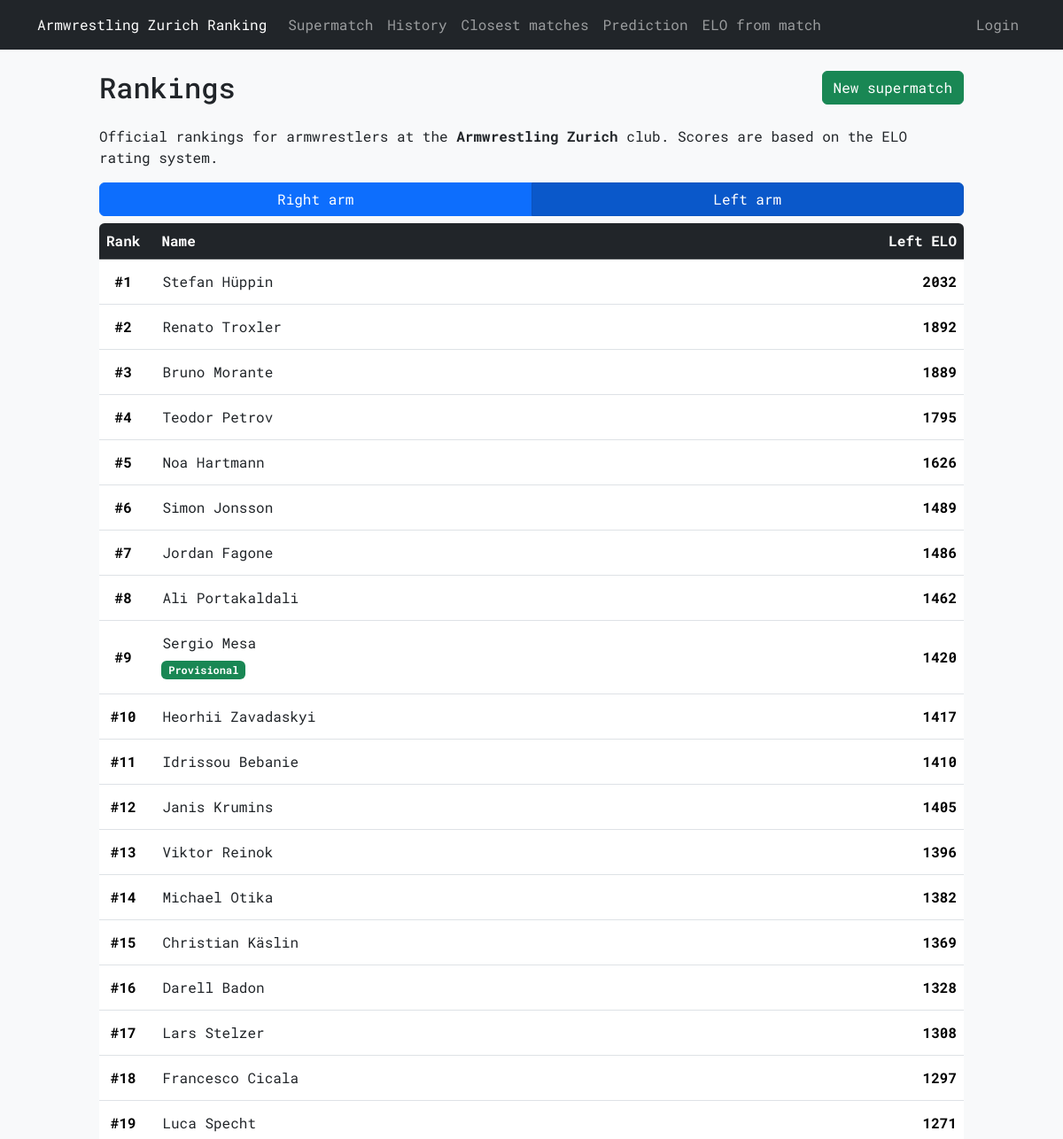
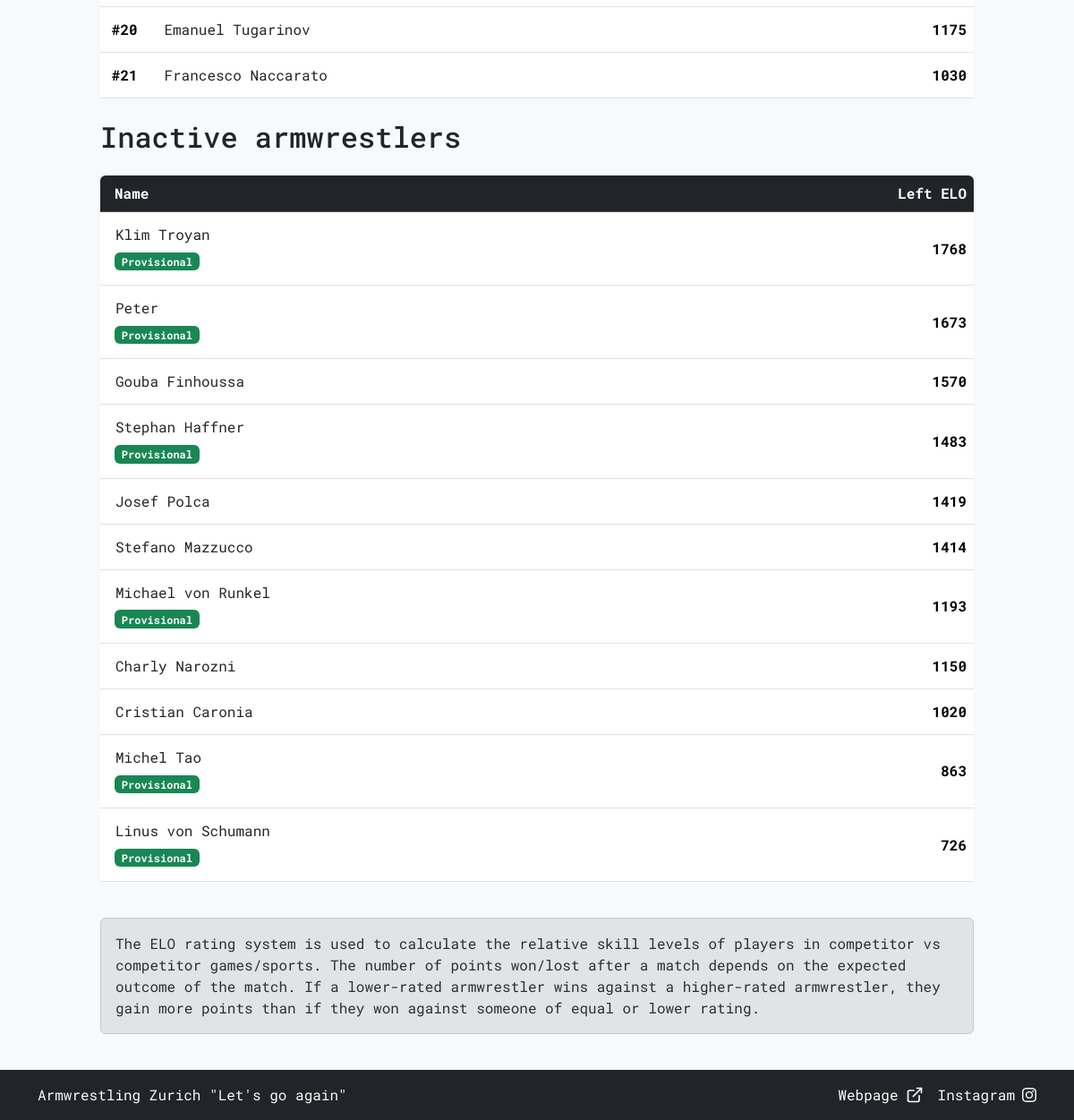
The app's page /left with its own data (2 pictures, top to bottom).
### tables this page shows
CREATE TABLE "armwrestlers" (
    id INTEGER PRIMARY KEY AUTOINCREMENT,
    name TEXT NOT NULL UNIQUE,
    right_elo INTEGER NOT NULL,
    left_elo INTEGER NOT NULL,
    right_rank INTEGER,
    left_rank INTEGER,
    added_by TEXT NOT NULL,
    last_edited_by TEXT, hidden INTEGER NOT NULL DEFAULT 0, active INTEGER NOT NULL DEFAULT 1,
    FOREIGN KEY (added_by) REFERENCES users(username)
);

CREATE TABLE "armwrestler_badges" (
    armwrestler_id INTEGER NOT NULL,
    badge_id INTEGER NOT NULL,
    arm TEXT NOT NULL CHECK (arm IN ('right', 'left')),
    assigned_date DATE NOT NULL DEFAULT CURRENT_TIMESTAMP,
    assigned_by TEXT,
    PRIMARY KEY (armwrestler_id, badge_id, arm),
    FOREIGN KEY (armwrestler_id) REFERENCES armwrestlers(id) ON DELETE CASCADE,
    FOREIGN KEY (badge_id) REFERENCES badges(id) ON DELETE CASCADE
);

CREATE TABLE "badges" (
    id INTEGER PRIMARY KEY AUTOINCREMENT,
    name TEXT NOT NULL UNIQUE,
    color TEXT NOT NULL
);

### armelo_app.py (the view)
@app.route("/")
@app.route("/<any(right, left):arm>")
def ranking(arm='right'):
    rank_column = 'right_rank' if arm == 'right' else 'left_rank'
    elo_column = 'right_elo' if arm == 'right' else 'left_elo'
    current_user = session.get('username', None)
    update_ranks()
    active_armwrestlers = db_execute('''
        SELECT {0} AS rank, id, name, {1} AS elo FROM armwrestlers
        WHERE active AND NOT hidden ORDER BY rank ASC
    '''.format(rank_column, elo_column))
    inactive_armwrestlers = db_execute('''
        SELECT id, name, {0} AS elo FROM armwrestlers
        WHERE NOT active AND NOT hidden ORDER BY elo DESC
    '''.format(elo_column))
    badge_data = db_execute('''
        SELECT armwrestler_badges.armwrestler_id, badges.name, badges.color
        FROM armwrestler_badges
        JOIN badges ON armwrestler_badges.badge_id = badges.id
        WHERE armwrestler_badges.arm = ?
    ''', arm)
    armwrestler_badges_dict = {}
    for badge in badge_data:
        armwrestler_badges_dict.setdefault(badge['armwrestler_id'], []).append((badge['name'], badge['color']))
    template_data = {
        'active_armwrestlers': active_armwrestlers,
        'inactive_armwrestlers': inactive_armwrestlers,
        'current_user': current_user,
        'arm': arm,
        'armwrestler_badges_dict': armwrestler_badges_dict
    }
    if is_htmx():
        return render_template('ranking_partial.html', **template_data)
    return render_template('ranking.html', **template_data)

### armelo_app.py (called while the page is built)
@app.context_processor
def inject_user():
    username = session.get('username')
    return dict(username=username)

### config.py (called while the page is built)
def get_db():
    db = getattr(g, '_database', None)
    if db is None:
        db = g._database = sqlite3.connect(DATABASE)
        db.row_factory = sqlite3.Row
    return db

def db_execute(query, *args):
    db = get_db()
    cur = db.cursor()
    try:
        cur.execute(query, args)
        if query.strip().upper().startswith(("SELECT", "WITH")):
            return cur.fetchall()
        db.commit()
    except sqlite3.Error:
        db.rollback()
        raise
    finally:
        cur.close()

### helpers.py (called while the page is built)
def is_htmx():
    return bool(request.headers.get('HX-Request')) and not request.headers.get('HX-History-Restore-Request')

### templates/ranking.html (shortened to what this page needs)
{% extends "layout.html" %}
{% block content %}
<div class="d-flex justify-content-between">
    <h2 class="mb-4">Rankings</h2>
    <form action="{{ url_for('supermatch') }}" method="POST">
        <button type="submit" class="btn btn-success">New supermatch</button>
    </form>
</div>
<p>Official rankings for armwrestlers at the <strong>Armwrestling Zurich</strong> club. Scores are based on the ELO rating system.</p>
<div id="rankings">
    {% include 'ranking_partial.html' %}
</div>
<div class="alert alert-secondary" role="alert">
    The ELO rating system is used to calculate the relative skill levels of players in competitor vs competitor games/sports.
    The number of points won/lost after a match depends on the expected outcome of the match.
    If a lower-rated armwrestler wins against a higher-rated armwrestler, they gain more points than if they won against someone of equal or lower rating.
</div>
{% endblock %}

### templates/ranking_partial.html (shortened to what this page needs)
{% from 'macros.html' import arm_toggle with context %}
{{ arm_toggle('ranking', '#rankings') }}
<div class="table-responsive rounded mb-2">
    <table class="table table-hover">
        <thead class="table-dark">
            <tr>
                <th>Rank</th>
                <th class="ps-3 w-100">Name</th>
                <th class="text-end text-nowrap">{{ "Right ELO" if arm == 'right' else "Left ELO" }}</th>
            </tr>
        </thead>
        <tbody>
            {% for armwrestler in active_armwrestlers %}
            <tr>
                <td class="align-middle text-center"><strong>#{{ armwrestler['rank'] }}</strong></td>
                <td class="align-middle w-100">
                    <a href="{{ url_for('view_member', id=armwrestler['id'], arm=arm) }}" class="btn btn-generic text-start px-2 py-1 m-0">
                        {{ armwrestler['name'] }}
                    </a>
                    {% if armwrestler['id'] in armwrestler_badges_dict %}
                        <div>
                        {% for bname, bcolor in armwrestler_badges_dict[armwrestler['id']] %}
                            <span class="badge ms-2 mb-2 {{ bcolor }}">{{ bname }}</span>
                        {% endfor %}
                        </div>
                    {% endif %}
                </td>
                <td class="align-middle text-end"><strong>{{ armwrestler['elo'] }}</strong></td>
            </tr>
            {% endfor %}
        </tbody>
    </table>
</div>
<h2 class="mb-4">Inactive armwrestlers</h2>
<div class="table-responsive rounded mb-4">
    <table class="table table-hover">
        <thead class="table-dark">
            <tr>
                <th class="ps-3 w-100">Name</th>
                <th class="text-end text-nowrap">{{ "Right ELO" if arm == 'right' else "Left ELO" }}</th>
            </tr>
        </thead>
        <tbody>
            {% for armwrestler in inactive_armwrestlers %}
            <tr>
                <td class="align-middle w-100">
                    <a href="{{ url_for('view_member', id=armwrestler['id'], arm=arm) }}" class="btn btn-generic text-start px-2 py-1 m-0">
                        {{ armwrestler['name'] }}
                    </a>
                    {% if armwrestler['id'] in armwrestler_badges_dict %}
                        <div>
                        {% for bname, bcolor in armwrestler_badges_dict[armwrestler['id']] %}
                            <span class="badge ms-2 mb-2 {{ bcolor }}">{{ bname }}</span>
                        {% endfor %}
                        </div>
                    {% endif %}
                </td>
                <td class="align-middle text-end"><strong>{{ armwrestler['elo'] }}</strong></td>
            </tr>
            {% endfor %}
        </tbody>
    </table>
</div>

### static/styles.css (style rules this page uses)
* { font-family: 'Roboto Mono', monospace; }
html, body { height: 100%; scrollbar-width: none; -ms-overflow-style: none; }
body { display: flex; flex-direction: column; }
.btn-generic { --bs-btn-bg: transparent; --bs-btn-border-color: transparent; --bs-btn-hover-bg: transparent; --bs-btn-hover-border-color: var(--bs-secondary); --bs-btn-active-border-color: var(--bs-secondary); --bs-btn-active-bg: transparent; }

### records on screen
armwrestlers: rank "1", name "Stefan Hüppin", elo "2032"
armwrestlers: rank "2", name "Renato Troxler", elo "1892"
armwrestlers: rank "3", name "Bruno Morante", elo "1889"
armwrestlers: rank "4", name "Teodor Petrov", elo "1795"
armwrestlers: rank "5", name "Noa Hartmann", elo "1626"
armwrestlers: rank "6", name "Simon Jonsson", elo "1489"
armwrestlers: rank "7", name "Jordan Fagone", elo "1486"
armwrestlers: rank "8", name "Ali Portakaldali", elo "1462"
armwrestlers: rank "9", name "Sergio Mesa", elo "1420"
armwrestler_badges: name "Provisional"
armwrestlers: rank "10", name "Heorhii Zavadaskyi", elo "1417"
armwrestlers: rank "11", name "Idrissou Bebanie", elo "1410"
armwrestlers: rank "12", name "Janis Krumins", elo "1405"
armwrestlers: rank "13", name "Viktor Reinok", elo "1396"
armwrestlers: rank "14", name "Michael Otika", elo "1382"
armwrestlers: rank "15", name "Christian Käslin", elo "1369"
armwrestlers: rank "16", name "Darell Badon", elo "1328"
armwrestlers: rank "17", name "Lars Stelzer", elo "1308"
armwrestlers: rank "18", name "Francesco Cicala", elo "1297"
armwrestlers: rank "19", name "Luca Specht", elo "1271"
armwrestlers: rank "20", name "Emanuel Tugarinov", elo "1175"
armwrestlers: rank "21", name "Francesco Naccarato", elo "1030"
armwrestlers: name "Klim Troyan", elo "1768"
armwrestler_badges: name "Provisional"
armwrestlers: name "Peter", elo "1673"
armwrestler_badges: name "Provisional"
armwrestlers: name "Gouba Finhoussa", elo "1570"
armwrestlers: name "Stephan Haffner", elo "1483"
armwrestler_badges: name "Provisional"
armwrestlers: name "Josef Polca", elo "1419"
armwrestlers: name "Stefano Mazzucco", elo "1414"
armwrestlers: name "Michael von Runkel", elo "1193"
armwrestler_badges: name "Provisional"
armwrestlers: name "Charly Narozni", elo "1150"
armwrestlers: name "Cristian Caronia", elo "1020"
armwrestlers: name "Michel Tao", elo "863"
armwrestler_badges: name "Provisional"
armwrestlers: name "Linus von Schumann", elo "726"
armwrestler_badges: name "Provisional"

### other values on screen
{{ "Right ELO" if arm == 'right' else "Left ELO" }} "Left ELO"
